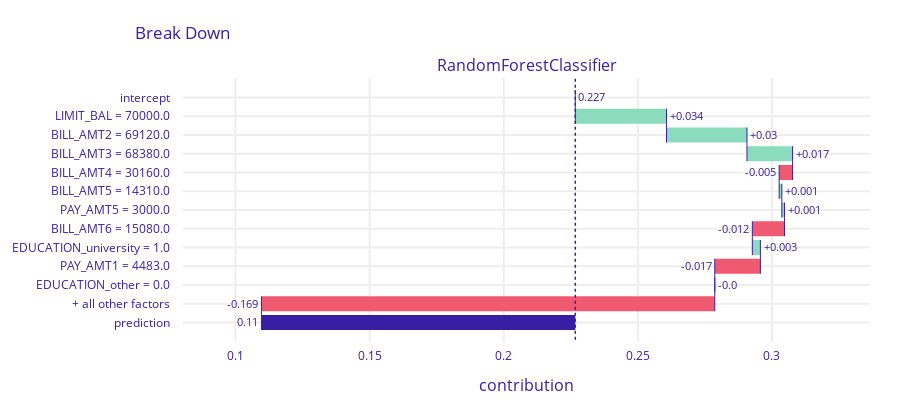

This figure's notebook cell:
### Code cell
explainer.predict_parts(x_test.iloc[[0]], type='break_down').plot()

### Figure 1 — Plotly figure (JSON) as saved in the notebook; plotly's stock layout.template omitted (floating-point values rounded to 4 significant figures)
{"data": [{"base": 0.2267, "connector": {"line": {"color": "#371ea3", "dash": "solid", "width": 1}, "mode": "spanning"}, "decreasing": {"marker": {"color": "#f05a71"}}, "hoverinfo": "text+delta", "hoverlabel": {"bgcolor": "rgba(0,0,0,0.8)"}, "hovertext": ["Average response: 0.227<br>Prediction: 0.11", "LIMIT_BAL = 70000.0<br>increases average response by", "BILL_AMT2 = 69120.0<br>increases average response by", "BILL_AMT3 = 68380.0<br>increases average response by", "BILL_AMT4 = 30160.0<br>decreases average response by", "BILL_AMT5 = 14310.0<br>increases average response by", "PAY_AMT5 = 3000.0<br>increases average response by", "BILL_AMT6 = 15080.0<br>decreases average response by", "EDUCATION_university = 1.0<br>increases average response by", "PAY_AMT1 = 4483.0<br>decreases average response by", "EDUCATION_other = 0.0<br>decreases average response by", "+ all other factors<br>decreases average response by", "Average response: 0.227<br>Prediction: 0.11"], "increasing": {"marker": {"color": "#8bdcbe"}}, "measure": ["relative", "relative", "relative", "relative", "relative", "relative", "relative", "relative", "relative", "relative", "relative", "relative", "total"], "orientation": "h", "showlegend": false, "text": ["0.227", "+0.034", "+0.03", "+0.017", "-0.005", "+0.001", "+0.001", "-0.012", "+0.003", "-0.017", "-0.0", "-0.169", "0.11"], "textposition": "outside", "totals": {"marker": {"color": "#371ea3"}}, "type": "waterfall", "x": [0, 0.034, 0.03, 0.017, -0.005, 0.001, 0.001, -0.012, 0.003, -0.017, 0, -0.169, -0.117], "xaxis": "x", "y": ["intercept", "LIMIT_BAL = 70000.0", "BILL_AMT2 = 69120.0", "BILL_AMT3 = 68380.0", "BILL_AMT4 = 30160.0", "BILL_AMT5 = 14310.0", "PAY_AMT5 = 3000.0", "BILL_AMT6 = 15080.0", "EDUCATION_university = 1.0", "PAY_AMT1 = 4483.0", "EDUCATION_other = 0.0", "+ all other factors", "prediction"], "yaxis": "y"}], "layout": {"annotations": [{"font": {"size": 16}, "showarrow": false, "text": "RandomForestClassifier", "x": 0.5, "xanchor": "center", "xref": "paper", "y": 1, "yanchor": "bottom", "yref": "paper"}, {"font": {"size": 16}, "showarrow": false, "text": "contribution", "x": 0.5, "xanchor": "center", "xref": "paper", "y": 0, "yanchor": "top", "yref": "paper", "yshift": -30}], "font": {"color": "#371ea3"}, "height": 413, "margin": {"b": 71, "r": 30, "t": 78}, "shapes": [{"line": {"color": "#371ea3", "dash": "dot", "width": 1.5}, "type": "line", "x0": 0.2267, "x1": 0.2267, "xref": "x", "y0": -1, "y1": 13, "yref": "y"}], "title": {"text": "Break Down", "x": 0.15}, "xaxis": {"anchor": "y", "automargin": true, "domain": [0, 1], "fixedrange": true, "gridwidth": 2, "range": [0.08045, 0.3366], "tickcolor": "white", "ticklen": 3, "ticks": "outside", "type": "linear", "zeroline": false}, "yaxis": {"anchor": "x", "automargin": true, "autorange": "reversed", "domain": [0, 1], "fixedrange": true, "gridwidth": 2, "tickcolor": "white", "ticklen": 10, "ticks": "outside", "type": "category"}}}
